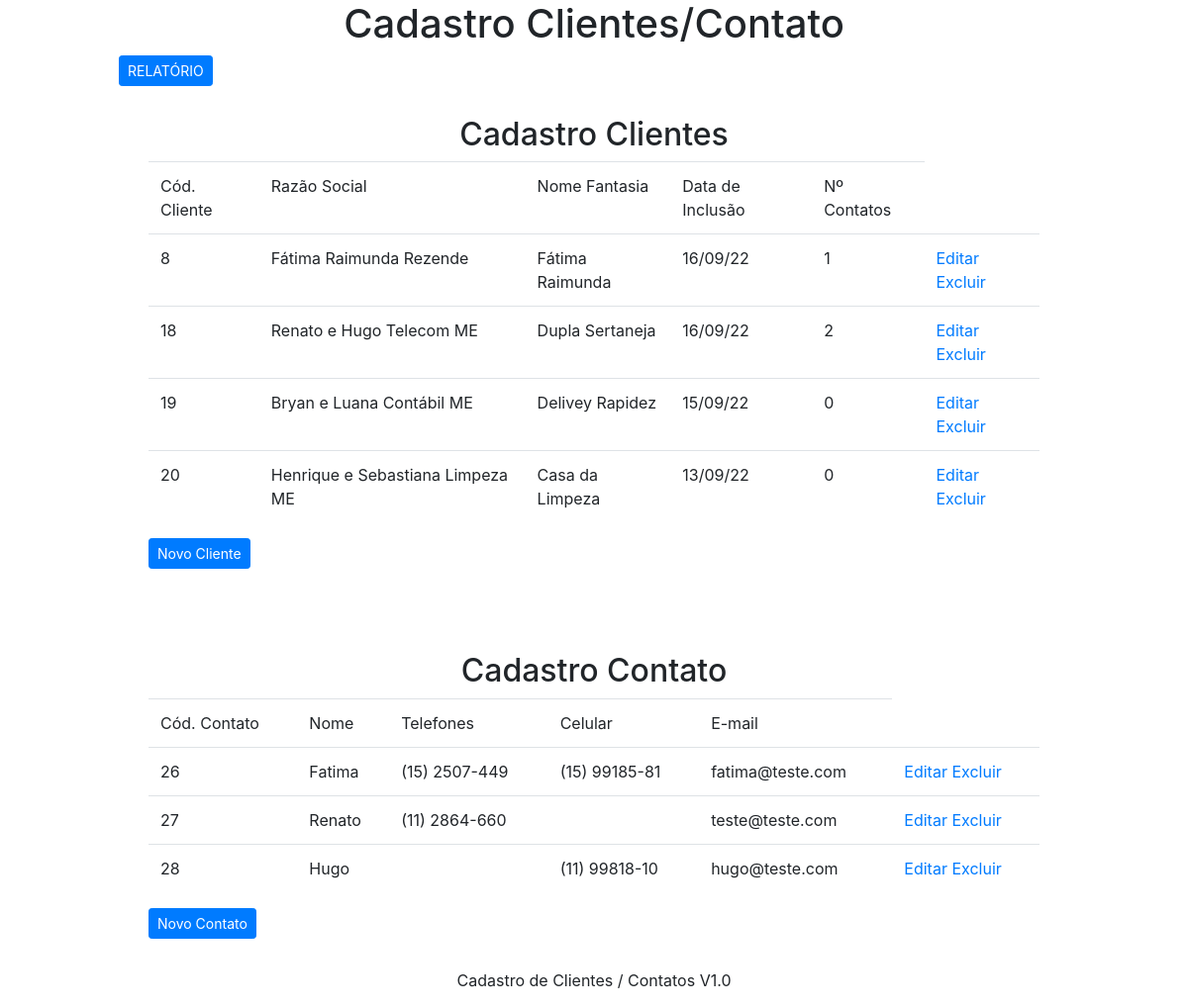
The page / on the database its author committed.
### tables this page shows
CREATE TABLE `cliente` (
  `cod_cliente` int(10) NOT NULL,
  `razao_social` varchar(100) NOT NULL,
  `nome_fantasia` varchar(50) NOT NULL,
  `endereco` varchar(100) DEFAULT NULL,
  `complemento` varchar(50) DEFAULT NULL,
  `bairro` varchar(50) DEFAULT NULL,
  `cidade` varchar(50) DEFAULT NULL,
  `estado` char(2) DEFAULT NULL,
  `data_inclusao` timestamp NULL DEFAULT NULL
);

CREATE TABLE `contato` (
  `cod_contato` int(11) NOT NULL,
  `nome_contato` varchar(100) NOT NULL,
  `telefone_1` char(13) DEFAULT NULL,
  `telefone_2` char(13) DEFAULT NULL,
  `celular` char(13) DEFAULT NULL,
  `email` varchar(50) DEFAULT NULL,
  `cod_cliente` int(11) DEFAULT NULL
);

### index.php (the view, shortened to what this page needs)
<?php
    include_once "config/db.php";
    $sql = "SELECT
                cli.cod_cliente,
                cli.razao_social,
                cli.nome_fantasia,
                cli.data_inclusao,
                (SELECT count(1) FROM contato con where con.cod_cliente = cli.cod_cliente) qtd_contato
            FROM
                cliente cli";
    $res = mysqli_query($conn, $sql);
    $cont = "SELECT * FROM contato";
    $rescont = mysqli_query($conn, $cont);
?>
<!DOCTYPE html>
<html lang="pt-br">
<head>
    <link rel="stylesheet" href="css/style.css">
    <link rel="stylesheet" href="https://stackpath.bootstrapcdn.com/bootstrap/4.1.3/css/bootstrap.min.css">
</head>
<body>
    <div class="envolve">
        <header>
            <h1>Cadastro Clientes/Contato</h1>
        </header>
        <a class="btn btn-primary btn-sm" href="relatorio.php">RELATÓRIO</a>
        <section>
            <h2>Cadastro Clientes</h2>
            <form action="formulario">
                <table class="table">
                    <thead class="thead-dark">
                        <tr>
                            <td scope="col">Cód. Cliente</td>
                            <td scope="col">Razão Social</td>
                            <td scope="col">Nome Fantasia</td>
                            <td scope="col">Data de Inclusão</td>
                            <td scope="col">Nº Contatos</td>
                        </tr>
                    </thead>
                    <tbody>
                    <?php
                        if ($res !== false && $res -> num_rows > 0){
                            while($row = mysqli_fetch_array($res)){
                        ?>
                        <tr>
                            <td scope="col"><?php echo $row['cod_cliente']; ?></td>
                            <td scope="col"><?php echo $row['razao_social']; ?></td>
                            <td scope="col"><?php echo $row['nome_fantasia']; ?></td>
                            <td scope="col"><?php echo date ('d/m/y', strtotime($row['data_inclusao'])); ?></td>
                            <td scope="col"><?php echo $row['qtd_contato']; ?></td>
                            <td scope="col">
                                <a href="include/editar_cliente.php?cod_cliente=<?php echo $row['cod_cliente']; ?>">Editar</a>
                                <a href="include/excluir_cliente.php?cod_cliente=<?php echo $row['cod_cliente']; ?>">Excluir</a>
                            </td>
                        </tr>
                    <?php
                            }
                        }
                    ?>
                    </tbody>
                </table>
                <div>
                        <a class="btn btn-primary btn-sm" href="include/cadastrar.php">Novo Cliente</a>
                </div>
            </form>
        </section>
        <br>
        <section>
            <h2>Cadastro Contato</h2>
            <form action="formulario">
                <table class="table">
                    <thead class="thead-dark" >
                        <tr>
                            <td scope="col">Cód. Contato</td>
                            <td scope="col">Nome</td>
                            <td scope="col">Telefones</td>
                            <td scope="col">Celular</td>
                            <td scope="col">E-mail</td>
                        </tr>
                    </thead>
                    <tbody>
                        <?php
                            if ($rescont !== false && $rescont -> num_rows > 0){
                                while($row = mysqli_fetch_array($rescont)){
                        ?>
                            <tr>
                                <td scope="col"><?php echo $row['cod_contato']; ?></td>
                                <td scope="col"><?php echo $row['nome_contato']; ?></td>
                                <td scope="col"><?php echo $row['telefone_1'];
                                        echo $row['telefone_2']; ?></td>
                                <td scope="col"><?php echo $row['celular']; ?></td>
                                <td scope="col"><?php echo $row['email']; ?></td>
                                <td scope="col">
                                    <a href="include/editar_contato.php?cod_contato=<?php echo $row['cod_contato']; ?>">Editar</a>
                                    <a href="include/excluir_contato.php?cod_contato=<?php echo $row['cod_contato']; ?>">Excluir</a>
                                </td>
                            </tr>
                        <?php
                                }
                            }
                        ?>
                    </tbody>
                </table>
                <div>
                        <a class="btn btn-primary btn-sm" href="include/cadastrar_contato.php">Novo Contato</a>
                </div>
            </form>
        </section>
        <footer>
                <p>Cadastro de Clientes / Contatos V1.0</p>
        </footer>
    </div>
</body>
</html>

### css/style.css (style rules this page uses)
.envolve { width: 960px; margin: auto; }
h1, h6, h2 { text-align: center; }
section { padding: 30px; }
footer { text-align: center; }

### rows shown on the page
cliente: cod_cliente "8", razao_social "Fátima Raimunda Rezende", nome_fantasia "Fátima Raimunda", data_inclusao "16/09/22", qtd_contato "1"
cliente: cod_cliente "18", razao_social "Renato e Hugo Telecom ME", nome_fantasia "Dupla Sertaneja", data_inclusao "16/09/22", qtd_contato "2"
cliente: cod_cliente "19", razao_social "Bryan e Luana Contábil ME", nome_fantasia "Delivey Rapidez", data_inclusao "15/09/22", qtd_contato "0"
cliente: cod_cliente "20", razao_social "Henrique e Sebastiana Limpeza ME", nome_fantasia "Casa da Limpeza", data_inclusao "13/09/22", qtd_contato "0"
contato: cod_contato "26", nome_contato "Fatima", telefone_1 "(15) 2507-449", celular "(15) 99185-81", email "fatima@teste.com"
contato: cod_contato "27", nome_contato "Renato", telefone_1 "(11) 2864-660", email "teste@teste.com"
contato: cod_contato "28", nome_contato "Hugo", celular "(11) 99818-10", email "hugo@teste.com"
